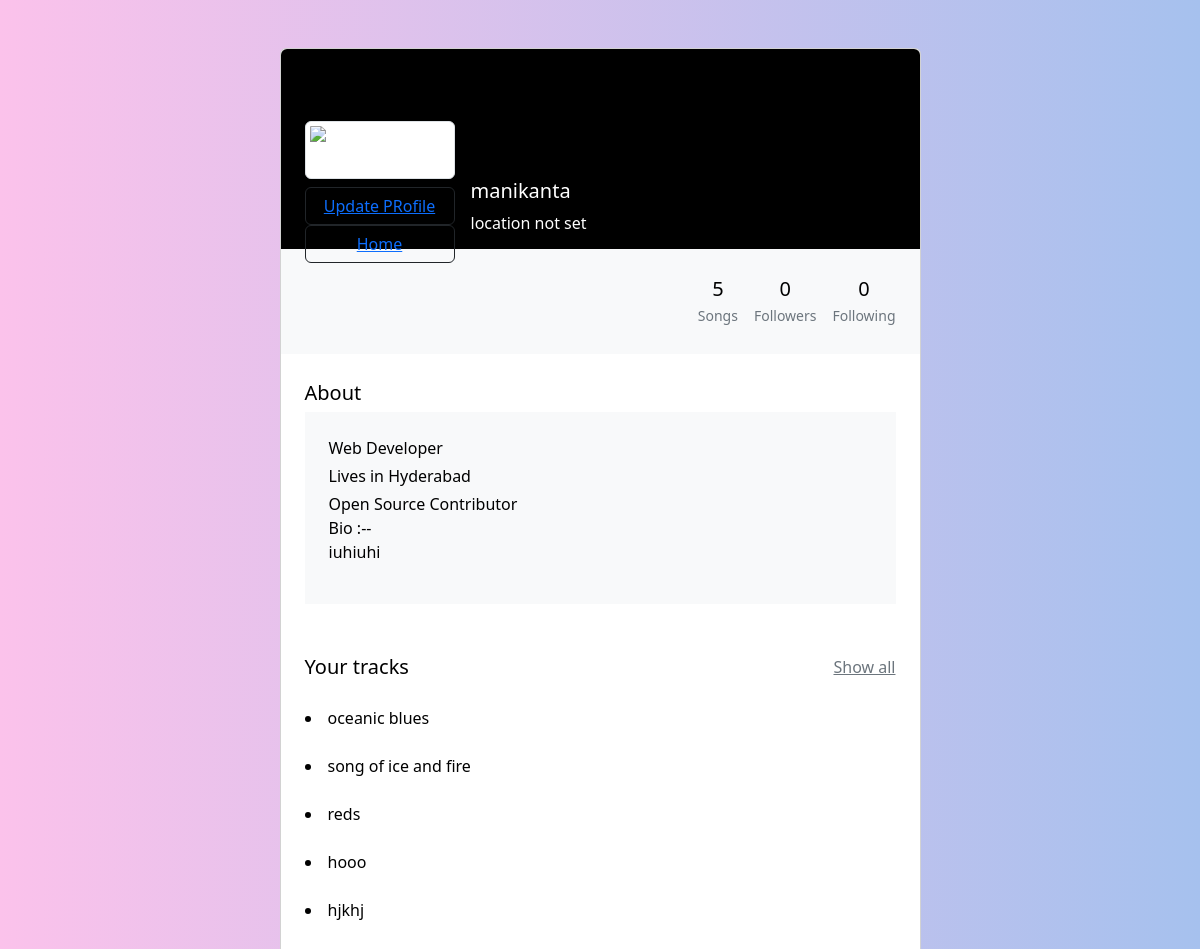
The app's page /profile/5 (signed in), older data.
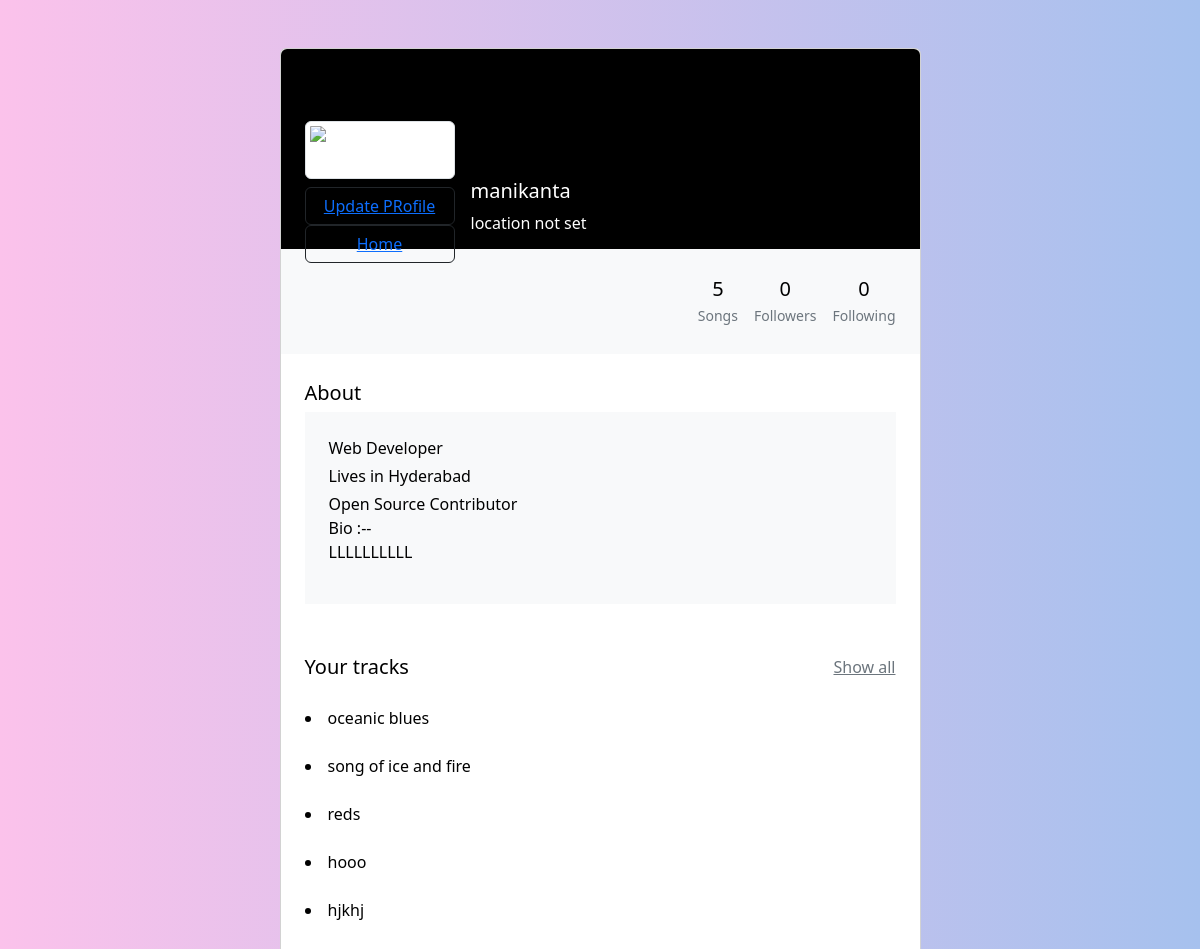
The same page, newer data.
### mainApp/models.py (models this page shows, shortened)
class ProfileModel(models.Model):
    user = models.OneToOneField(User, on_delete=models.CASCADE, null=True, blank=True)
    dp = models.ImageField(null=True, blank=True, default='static/images/turtle_TpDCiLF.jpeg')
    bio = models.TextField(null=True, blank=True, max_length=1000)
    contact = models.TextField(max_length=200, null=True, blank=True)

class TrackModel(models.Model):
    songName = models.CharField(max_length=20, null=True, blank=False)
    songImg = models.ImageField(null=True, blank=False)
    file = models.FileField(null=True, blank=False, default='static/images/file_example_MP3_700KB_DY8xrM5.mp3')
    author = models.ForeignKey(myUser, on_delete=models.CASCADE, null=True, blank=True)

### mainApp/views.py (the view)
# urls.py: path('profile/<slug:id>', Profile, name= 'profile'),
@login_required(login_url='login')
def Profile(request, id):
    user = myUser.objects.get(id = int(id))
    try:
        profile = ProfileModel.objects.get(user = user)
    except :
        profile = ProfileModel.objects.create(user = user)
    user = myUser.objects.get(id = int(id))
    username = user.username
    myProfile = ProfileModel.objects.get(user = user)
    form = ProfileForm(instance=myProfile)
    pic = myProfile.dp.url
    myTracks = TrackModel.objects.all().filter(author = id)
    numOfSongs = len(list(myTracks))
    bio = myProfile.bio
    context = {
        'user': form,
        'id': id,
        'pic': pic,
        'tracks': myTracks,
        'username' : username,
        'numberofsongs': numOfSongs,
        'bio': bio,
    }
    return render(request, 'profile.html', context)

### mainApp/templates/profile.html (shortened to what this page needs)
{% load static %}
<!DOCTYPE html>
<html lang="en">
<head>
    <link rel="stylesheet" href="https://cdn.jsdelivr.net/npm/bootstrap@5.2.2/dist/css/bootstrap.min.css">
</head>
<body>
<section class="h-100 gradient-custom-2">
    <div class="container py-5 h-100">
      <div class="row d-flex justify-content-center align-items-center h-100">
        <div class="col col-lg-9 col-xl-7">
          <div class="card">
            <div class="rounded-top text-white d-flex flex-row" style="background-color: #000; height:200px;">
              <div class="ms-4 mt-5 d-flex flex-column" style="width: 150px;">
                <img src="{% static pic %}"
                  alt="Generic placeholder image" class="img-fluid img-thumbnail mt-4 mb-2"
                  style="width: 150px; z-index: 1">
                <button type="button" class="btn btn-outline-dark" data-mdb-ripple-color="dark"
                  style="z-index: 1;">
                  <a href="{% url 'profileUpdate' id%}"> Update PRofile</a>
              </button>
              <button type="button" class="btn btn-outline-dark" data-mdb-ripple-color="dark"
                  style="z-index: 1;">
                  <a href="{% url 'index' id%}">Home</a>
              </button>
              </div>
              <div class="ms-3" style="margin-top: 130px;">
                <h5>{{username}}</h5>
                <p>location not set</p>
              </div>
            </div>
            <div class="p-4 text-black" style="background-color: #f8f9fa;">
              <div class="d-flex justify-content-end text-center py-1">
                <div>
                  <p class="mb-1 h5">{{numberofsongs}}</p>
                  <p class="small text-muted mb-0">Songs</p>
                </div>
                <div class="px-3">
                  <p class="mb-1 h5">0</p>
                  <p class="small text-muted mb-0">Followers</p>
                </div>
                <div>
                  <p class="mb-1 h5">0</p>
                  <p class="small text-muted mb-0">Following</p>
                </div>
              </div>
            </div>
            <div class="card-body p-4 text-black">
              <div class="mb-5">
                <p class="lead fw-normal mb-1">About</p>
                <div class="p-4" style="background-color: #f8f9fa;">
                  <p class="font-italic mb-1">Web Developer</p>
                  <p class="font-italic mb-1">Lives in Hyderabad</p>
                  <p class="font-italic mb-0">Open Source Contributor</p>
                  <p>Bio :--
                    <br> {{bio}}
                  </p>
                </div>
              </div>
              <div class="d-flex justify-content-between align-items-center mb-4">
                <p class="lead fw-normal mb-0">Your tracks</p>
                <p class="mb-0"><a href="{% url 'musicView' id%}" class="text-muted">Show all</a></p>
              </div>
              {% for track in tracks %}
              <li>{{track.songName}}</li>
              <br>
              {% endfor %}
              </div>
            </div>
          </div>
        </div>
      </div>
  </section>
</body>
</html>

### mainApp/templates/profile.html (style rules this page uses)
.gradient-custom-2 { background: #fbc2eb; background: -webkit-linear-gradient(to right, rgba(251, 194, 235, 1), rgba(166, 193, 238, 1)); background: linear-gradient(to right, rgba(251, 194, 235, 1), rgba(166, 193, 238, 1)) }

Row changes from the older to the newer data that the page shows:
changed ProfileModel: bio "iuhiuhi" → "LLLLLLLLLL"
